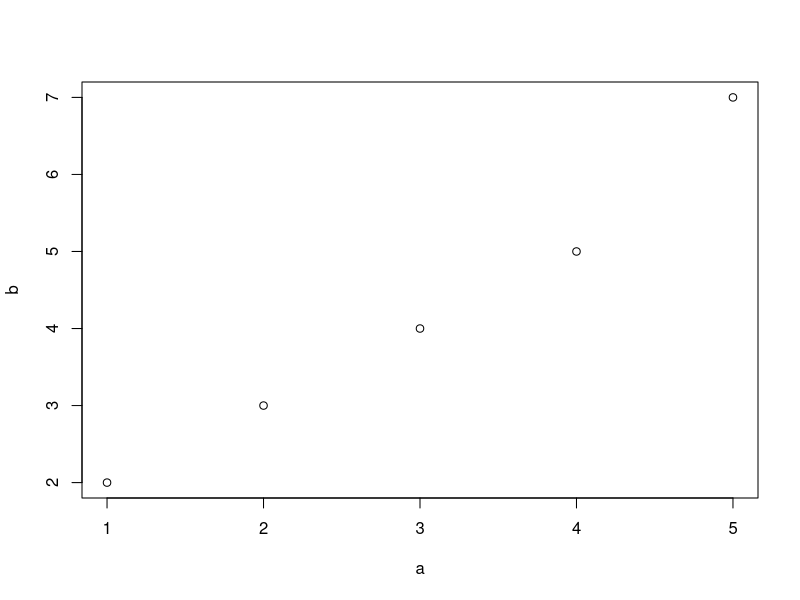
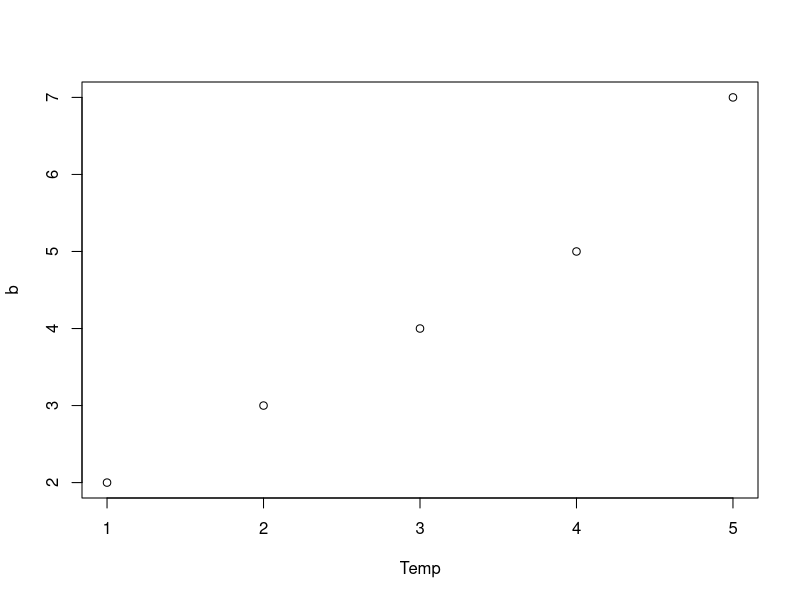
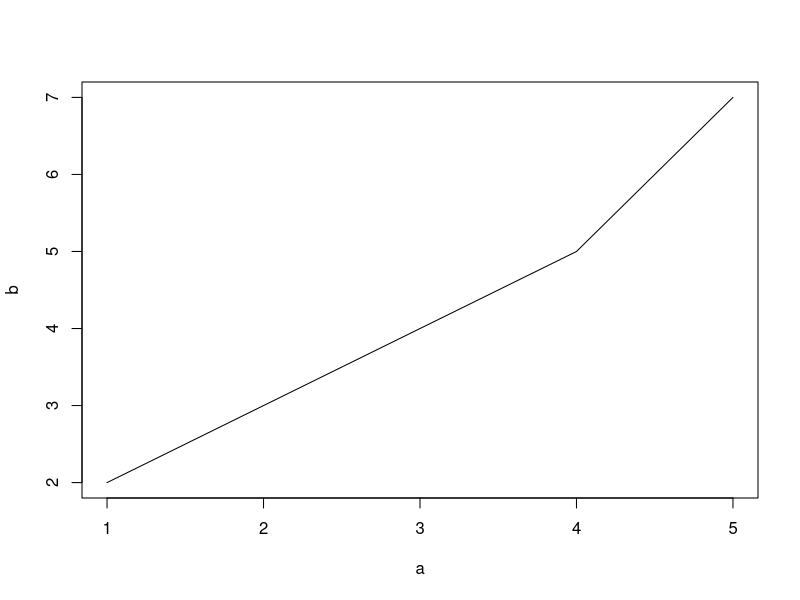
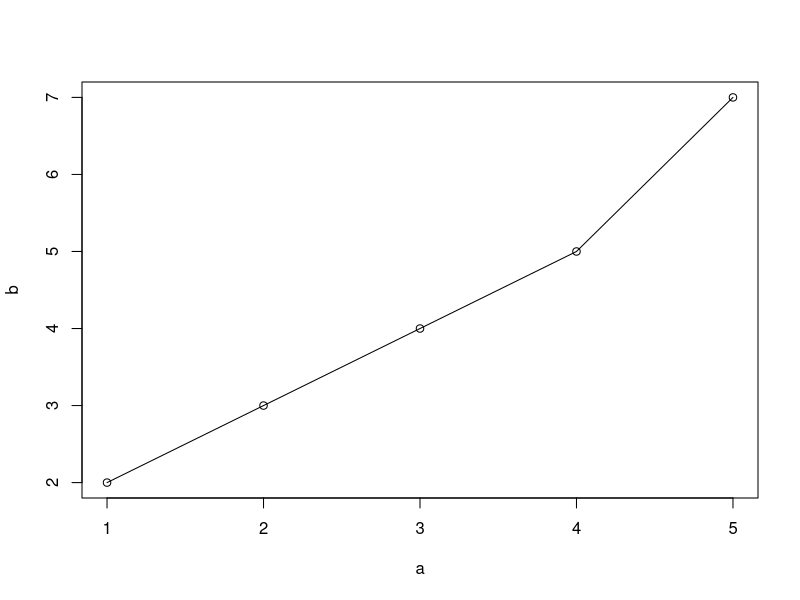
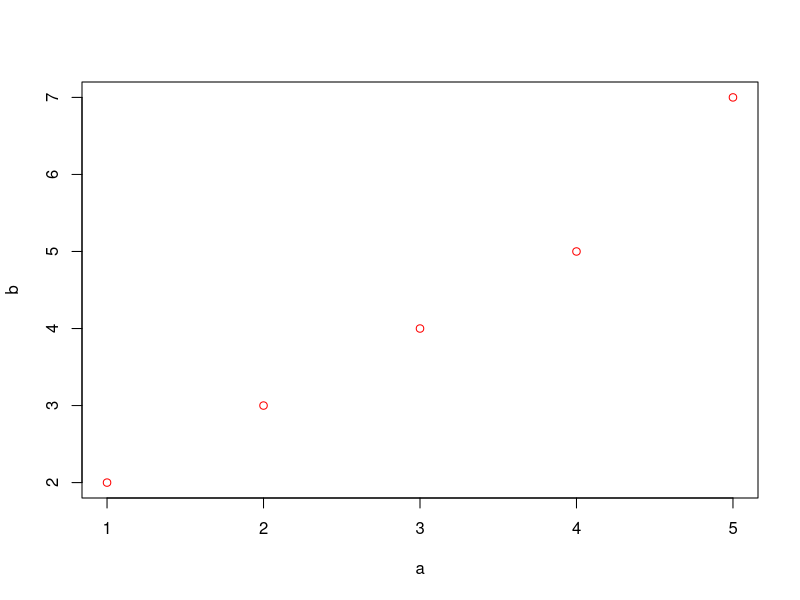
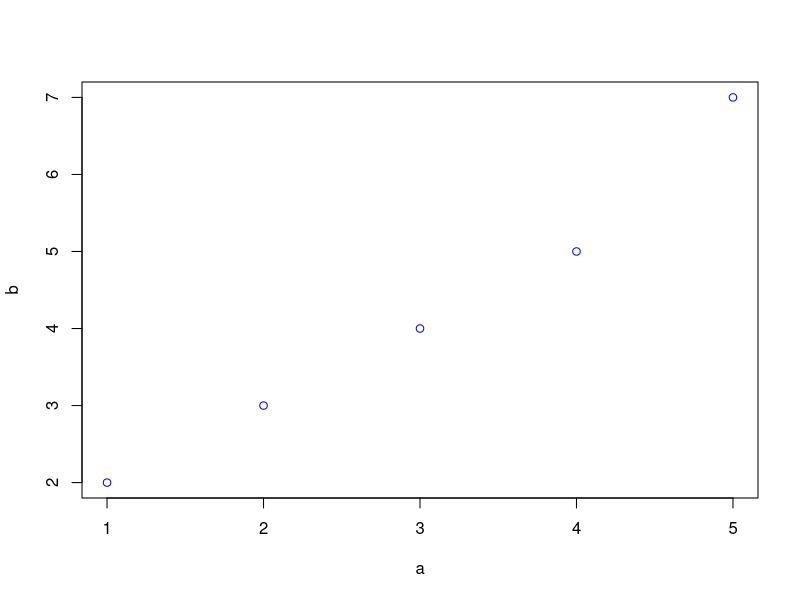
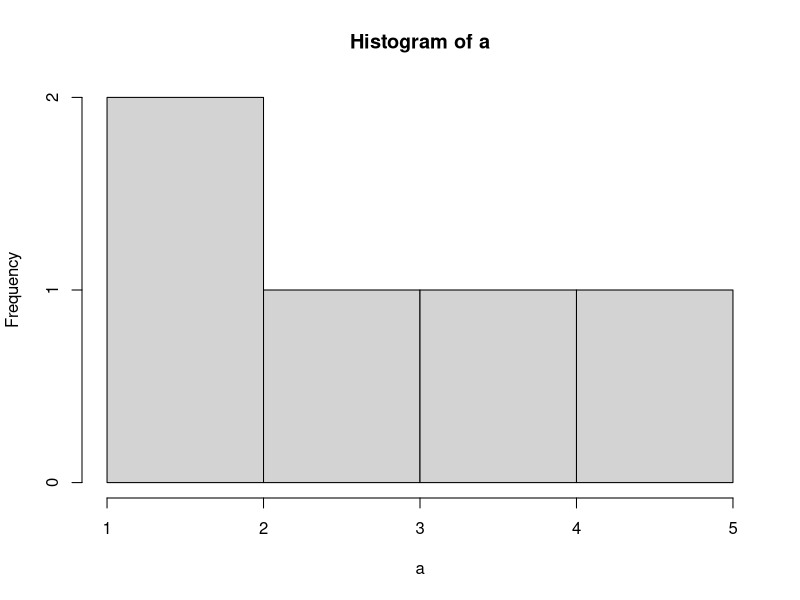
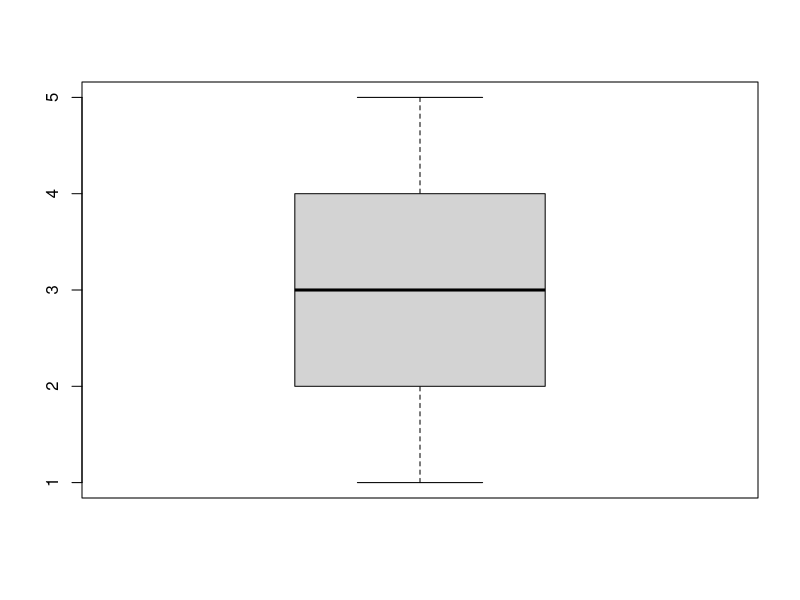

These charts were generated, in order, by the following R code:
# Modeling and Simulations in chemical Engineering (CHE-F418)


#Creating arrays of multiple elements:
a= c(1:5)
b= c(2,3,4,5,7)
c=c('CHE')
typeof(c)
typeof(a)
list(a,b)
data.frame(input= a, output=b)
cbind(a,b)
cbind.data.frame(input=a, output=b)
plot(a,b)
plot(a,b, xlab = "Temp")
plot(a,b,"l")
plot(a,b, "o")
plot(a,b, col="red")
plot(a,b, col="blue")


#Creating Matrix of elements:
x= matrix(1:10, nrow = 2)
y= matrix(1:10, ncol = 2)
?matrix

m <- matrix(c(1,2,3, 11,12,13), nrow = 2, ncol = 3, byrow = TRUE,
               dimnames = list(c("row1", "row2"),
                               c("C.1", "C.2", "C.3")))
m




# descriptive analysis
hist(a)
boxplot(a)
mean(a)
median(a)
sd(a)

#Regression analysis

model1= lm(b~a)    # model building 
anova(model1)      # model analysis
summary(model1)
b_model=predict(model1)
predict.lm(model1)
plot(a,b)
lines(a,b_model)  # model vs actual plot
plot(b, b_model)  # parity plot




